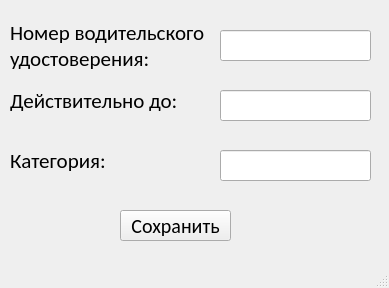
<?xml version="1.0" encoding="UTF-8"?>
<ui version="4.0">
 <class>MainWindow</class>
 <widget class="QMainWindow" name="MainWindow">
  <property name="geometry">
   <rect>
    <x>0</x>
    <y>0</y>
    <width>389</width>
    <height>288</height>
   </rect>
  </property>
  <property name="windowTitle">
   <string>MainWindow</string>
  </property>
  <widget class="QWidget" name="centralwidget">
   <widget class="QLabel" name="label_6">
    <property name="geometry">
     <rect>
      <x>10</x>
      <y>90</y>
      <width>211</width>
      <height>21</height>
     </rect>
    </property>
    <property name="font">
     <font>
      <family>Calibri</family>
      <pointsize>16</pointsize>
     </font>
    </property>
    <property name="text">
     <string>Действительно до:</string>
    </property>
   </widget>
   <widget class="QLabel" name="label_7">
    <property name="geometry">
     <rect>
      <x>10</x>
      <y>150</y>
      <width>211</width>
      <height>21</height>
     </rect>
    </property>
    <property name="font">
     <font>
      <family>Calibri</family>
      <pointsize>16</pointsize>
     </font>
    </property>
    <property name="text">
     <string>Категория:</string>
    </property>
   </widget>
   <widget class="QPushButton" name="pushButton">
    <property name="geometry">
     <rect>
      <x>120</x>
      <y>210</y>
      <width>111</width>
      <height>31</height>
     </rect>
    </property>
    <property name="font">
     <font>
      <family>Calibri</family>
      <pointsize>15</pointsize>
     </font>
    </property>
    <property name="text">
     <string>Сохранить</string>
    </property>
   </widget>
   <widget class="QLabel" name="label_5">
    <property name="geometry">
     <rect>
      <x>10</x>
      <y>20</y>
      <width>211</width>
      <height>51</height>
     </rect>
    </property>
    <property name="font">
     <font>
      <family>Calibri</family>
      <pointsize>16</pointsize>
      <weight>50</weight>
      <italic>false</italic>
      <bold>false</bold>
      <underline>false</underline>
     </font>
    </property>
    <property name="text">
     <string>Номер водительского 
удостоверения:</string>
    </property>
   </widget>
   <widget class="QLineEdit" name="lineEdit">
    <property name="geometry">
     <rect>
      <x>220</x>
      <y>30</y>
      <width>151</width>
      <height>31</height>
     </rect>
    </property>
    <property name="font">
     <font>
      <pointsize>14</pointsize>
     </font>
    </property>
    <property name="text">
     <string/>
    </property>
   </widget>
   <widget class="QLineEdit" name="lineEdit_2">
    <property name="geometry">
     <rect>
      <x>220</x>
      <y>90</y>
      <width>151</width>
      <height>31</height>
     </rect>
    </property>
    <property name="font">
     <font>
      <pointsize>12</pointsize>
      <weight>50</weight>
      <bold>false</bold>
      <kerning>true</kerning>
     </font>
    </property>
    <property name="text">
     <string/>
    </property>
   </widget>
   <widget class="QLineEdit" name="lineEdit_3">
    <property name="geometry">
     <rect>
      <x>220</x>
      <y>150</y>
      <width>151</width>
      <height>31</height>
     </rect>
    </property>
    <property name="font">
     <font>
      <pointsize>12</pointsize>
      <weight>50</weight>
      <bold>false</bold>
      <kerning>true</kerning>
     </font>
    </property>
    <property name="text">
     <string/>
    </property>
   </widget>
  </widget>
  <widget class="QMenuBar" name="menubar">
   <property name="geometry">
    <rect>
     <x>0</x>
     <y>0</y>
     <width>389</width>
     <height>21</height>
    </rect>
   </property>
  </widget>
  <widget class="QStatusBar" name="statusbar"/>
 </widget>
 <resources/>
 <connections/>
</ui>
